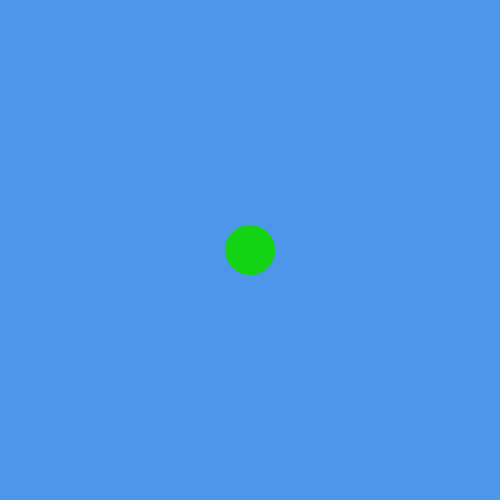
Frame 1 (no input)
Frame 60 (the mouse pressed at the canvas centre just before this capture): identical to frame 1, image omitted
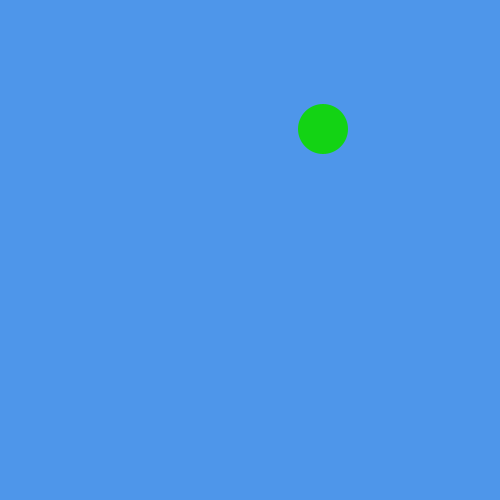
Frame 120 (the mouse held since frame 60 and released just before this capture)

The Processing sketch that drew these frames (run headless with seeded random() and noise(); from frame 60 on, the mouse is pressed at the canvas centre):

// Processing sketch: slippery_dot
// ── slippery_dot.pde
/*** When you are done, this program will draw an ellipse 
     that jumps to new location each time you click on it.
***/
 
 // 1. Create three integer variables to represent the x, y, and the size of the ellipse
       int x = 250;
       int y = 250;
       int size = 50;
    void setup() {
      // 2. Set the size of your sketch
      size(500,500);
    }
    
    void draw() {
    
      // 3. Set the background color of your sketch
      background(#4E96EA);
      // 4. Draw an ellipse using the variables created at the top of the sketch for the location and size of your ellipse. 
      //    Make sure it fits in the window. Change the variables if it does not.
    fill(#13D314);
    noStroke();
    ellipse(x,y, size,size);
    
    }
    
    /******** This method gets called automatically when you press the mouse ************/
    void mousePressed() {
      //5. Create an integer variable called distance
      int distance;
      //6. The getDistanceFromMouse() method below returns a number.
      //   Set the value of your distance variable to the value returned by the getDistance method
      //   You will need to pass the x and y location of your ellipse to this method.
       distance = getDistanceFromMouse(x, y);
          
      //7.  Use an if statement to check if your distance variable is < the radius of the ellipse
      //    If it is, make a new x AND y for the ellipse, for a new random location on the window
      //    Hint: Use code like this      x = (int) random(width);
       if(distance < size){
         x = (int) random(width);
         y = (int) random(height);
       }
      
    }
    
    /********  This method gives you the number of pixels between the mouse and the x,y point ***********/
    int getDistanceFromMouse(int x, int y) {
      return (int)Math.sqrt(Math.pow((mouseX-x),2) + Math.pow((mouseY-y),2));
    }
